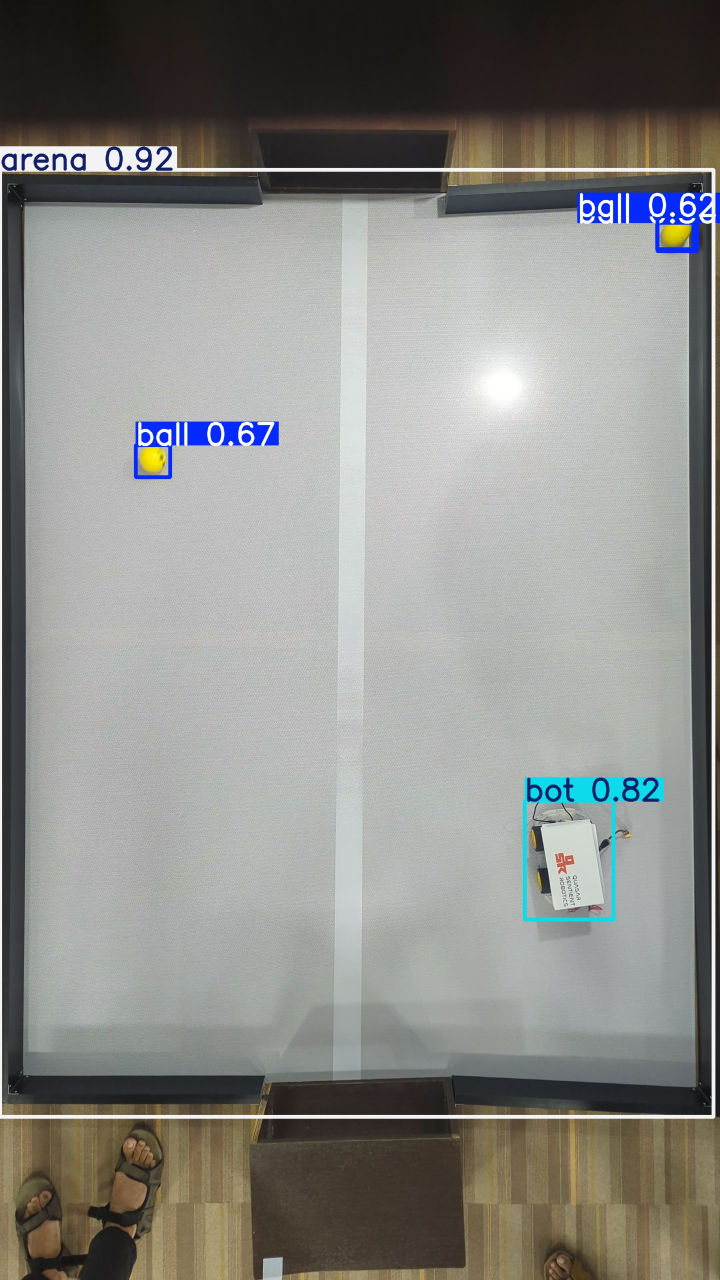
#> input picture utils/yolo/runs/detect/predict/frame_0042.jpg, 2160 x 3840 px, given in place of 20241023_162704.mp4, which was not available (shown at 1/3 size)
$ python video.py
#> lines starting #> are read from the running program, lines starting #| are printed output that depends on the picture; after the words box and inside, x2 and y2 are one past the last pixel; in counts of white or black regions, pixels touching at a corner belong together; pictures that were not available may be replaced by others from this repository, and a replacement may not be noted
### ball_detection_opencv/field_detection.py
import cv2
import numpy as np
import time
import sys

# Define the range for green color in HSV (adjust these values if needed)
lower_green = np.array([50, 0, 44])
upper_green = np.array([83, 220, 227])
lower_green = np.array([80,50,68])
upper_green= np.array([179 ,255, 255])

# Function to detect the largest greenish rectangle and find its corners
def detect_field(frame,lower_green=lower_green, upper_green=upper_green):
    # Convert the image to HSV color space
    hsv = cv2.cvtColor(frame, cv2.COLOR_BGR2HSV)

    # Threshold the HSV image to get only green colors
    mask = cv2.inRange(hsv, lower_green, upper_green)
    cv2.imshow("Mask", mask)
    cv2.waitKey(0)
    # Find contours in the mask
    contours, _ = cv2.findContours(mask, cv2.RETR_EXTERNAL, cv2.CHAIN_APPROX_SIMPLE)

    green_field = None
    max_area = 0

    # Loop over the contours to find the largest rectangular shape (the field)
    for contour in contours:
        # Approximate the contour to a polygon
        epsilon = 0.02 * cv2.arcLength(contour, True)
        approx = cv2.approxPolyDP(contour, epsilon, True)

        # If the contour has 4 corners and its area is larger than the current max area
        if len(approx) == 4:
            area = cv2.contourArea(approx)
            if area > max_area:
                max_area = area
                green_field = approx

    # If a largest rectangle is found, draw it and mark the corners
    return green_field


# [8 lines left out: function draw_field, not called in this run]

# [14 lines that do not run on import are left out]

### ball_detection_opencv/yellow_circle_detection.py
import cv2
import numpy as np

lower_yellow = np.array([22, 150, 140])
upper_yellow = np.array([33, 255, 255])
# Function to detect yellow circles in a frame or image
def detect_yellow_circle(frame
                         ,  corners, lower_yellow=lower_yellow, upper_yellow=upper_yellow):
    # Convert the image to HSV (hue, saturation, value) color space
    hsv = cv2.cvtColor(frame, cv2.COLOR_BGR2HSV)

    # Threshold the HSV image to get only yellow colors
    mask = cv2.inRange(hsv, lower_yellow, upper_yellow)
    kernel = np.ones((3, 3), np.uint8)
    erode = cv2.erode(mask,kernel)
    kernel = np.ones((1000, 1000), np.uint8)
    # dilate = cv2.dilate(erode,kernel)
    # Perform a bitwise AND to keep only the yellow parts of the image
    result = cv2.bitwise_and(frame, frame, mask=mask)
    return mask

    # Create a mask with the rectangular region defined by the four corners
    rect_mask = np.zeros(frame.shape[:2], dtype=np.uint8)
    points = np.array([corners], dtype=np.int32)  # Convert the corners to a NumPy array
    cv2.fillPoly(rect_mask, points, 255)  # Fill the polygon (rectangle) with white

    # Apply the rectangle mask to the yellow result
    result_masked = cv2.bitwise_and(result, result, mask=rect_mask)
    # Convert the result to grayscale for circle detection

    gray = cv2.cvtColor(result_masked, cv2.COLOR_BGR2GRAY)

    # Apply GaussianBlur to reduce noise
    blurred = cv2.GaussianBlur(gray, (9, 9), 2)
    # TODO configure
    # Detect circles using the Hough Circle Transform
    circles = cv2.HoughCircles(blurred, cv2.HOUGH_GRADIENT, dp=1.2, minDist=50,
                               param1=100, param2=30, minRadius=5, maxRadius=100)
    # If circles are detected, draw them on the frame (only inside the rectangle)
    if circles is not None:
        circles = np.round(circles[0, :]).astype("int")
        for (x, y, r) in circles:
            # Explicitly cast x and y to float for pointPolygonTest
            if cv2.pointPolygonTest(points, (float(x), float(y)), False) >= 0:
                # Draw the outer circle
                cv2.circle(frame, (x, y), r, (0, 255, 0), 4)
                # Draw the center of the circle
                cv2.circle(frame, (x, y), 2, (0, 0, 255), 3)

    return frame

# [21 lines that do not run on import are left out]
    #     cv2.destroyAllWindows()

### ball_detection_opencv/video.py
import cv2
from time import time
import numpy as np


from field_detection import detect_field, draw_field
from yellow_circle_detection import detect_yellow_circle

# Open the video file
video_path = 'Data/green_arena/20241023_162704.mp4'  # Replace with the path to your video file
cap = cv2.VideoCapture(video_path)

def resize_to_max_dimensions(current_width, current_height, max_width, max_height):
    aspect_ratio = current_width / current_height
    if current_width > max_width or current_height > max_height:
        if (max_width / aspect_ratio) <= max_height:
            new_width = max_width
            new_height = int(max_width / aspect_ratio)
        else:
            new_height = max_height
            new_width = int(max_height * aspect_ratio)
    else:
        new_width = current_width
        new_height = current_height

    return new_width, new_height


original_width = int(cap.get(cv2.CAP_PROP_FRAME_WIDTH))
original_height = int(cap.get(cv2.CAP_PROP_FRAME_HEIGHT))
desired_width, desired_height = resize_to_max_dimensions(original_width, original_height,1500,800)
print(desired_height,  desired_width)
# Check if the video opened successfully
if not cap.isOpened():
    print("Error: Could not open video.")
    exit()

while True:
    success, frame = cap.read()
#> frame is the input picture: shape (3840, 2160, 3); mean B, G, R 136, 139.7, 139.7
    # Break the loop if there are no frames left
    if not success:
        print("End of video.")
        break
    old_image = frame.copy()
    start_time = time()
    lower_green, upper_green = np.array([36, 0, 43]), np.array([[114, 129, 215]])
    green_field = detect_field(frame,lower_green, upper_green)
#> in detect_field, `hsv = cv2.cvtColor(frame, cv2.COLOR_BGR2HSV)`: hsv: shape (3840, 2160, 3); mean H, S, V 48.5, 29.5, 144.5
#> in detect_field, `mask = cv2.inRange(hsv, lower_green, upper_green)`:
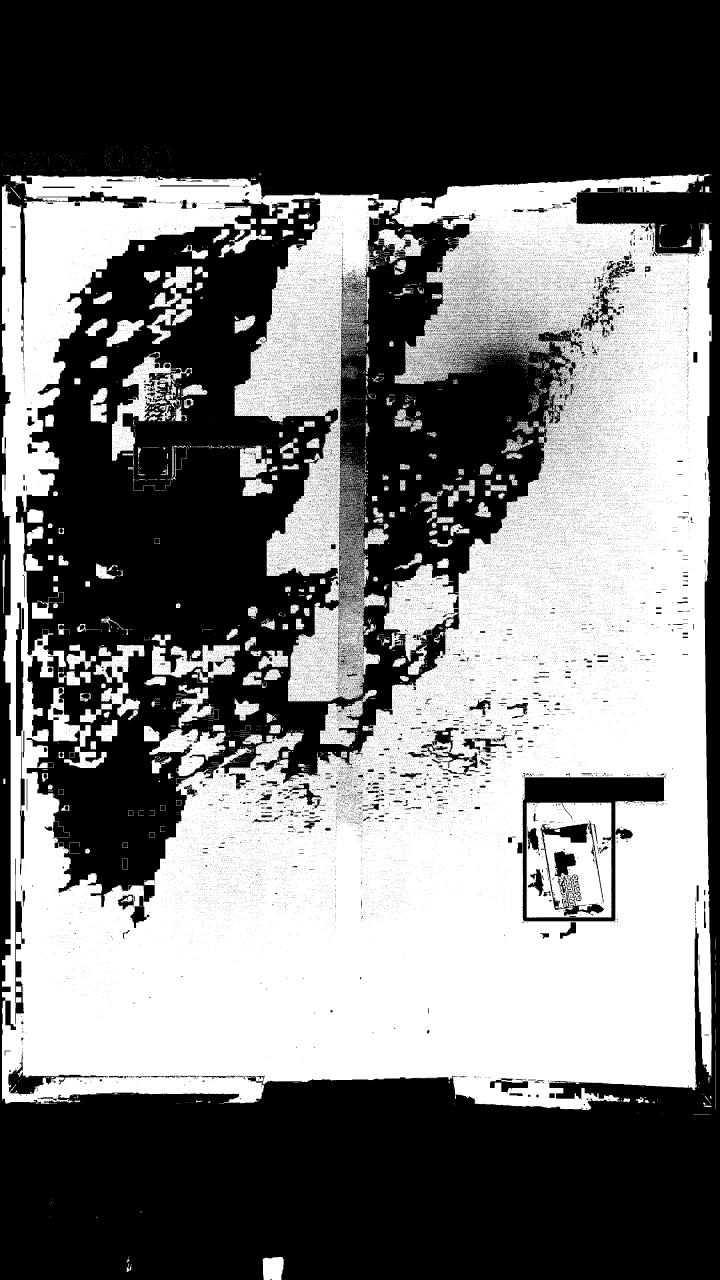
#> mask: shape (3840, 2160) (shown at 1/3 size); 45.9% white; 3321 white regions (2853 under 20 px)
#> in detect_field, `contours, _ = cv2.findContours(mask, cv2.RETR_EXTERNAL, cv2.CHAIN_APPR..`: contours = 3053 contours, 2777 with area under 20; largest, box (x1, y1, x2, y2) and area: (6, 522, 2135, 3330) 3814102, (336, 1056, 576, 1425) 22098, (456, 1935, 720, 2048) 15603, (448, 2187, 678, 2328) 14058, (240, 1935, 433, 2170) 13393
#> the loop in detect_field, `for contour in contours:` made 3053 passes
#> (epsilon, area, max_area, green_field) on pass 10: (5.25, 3581.5, 3581.5, [[846, 3771], [788, 3778], [791, 3839], [844, 3839]])
#> (epsilon, approx, area) on pass 60: (1.1, [[239, 3301], [224, 3302], [223, 3305], [239, 3305]], 54)
#> after the loop in detect_field, `for contour in contours:`: max_area = 3581.5
#> green_field = [[846, 3771], [788, 3778], [791, 3839], [844, 3839]]
    corners = green_field.reshape(4, 2)
#> corners has the same summary as green_field
    lower_yellow, upper_yellow =  np.array([ 22,  87 ,157]), np.array([ 46 ,245 ,255])
    frame = detect_yellow_circle(frame,corners,lower_yellow, upper_yellow)
#> in detect_yellow_circle, `mask = cv2.inRange(hsv, lower_yellow, upper_yellow)`:
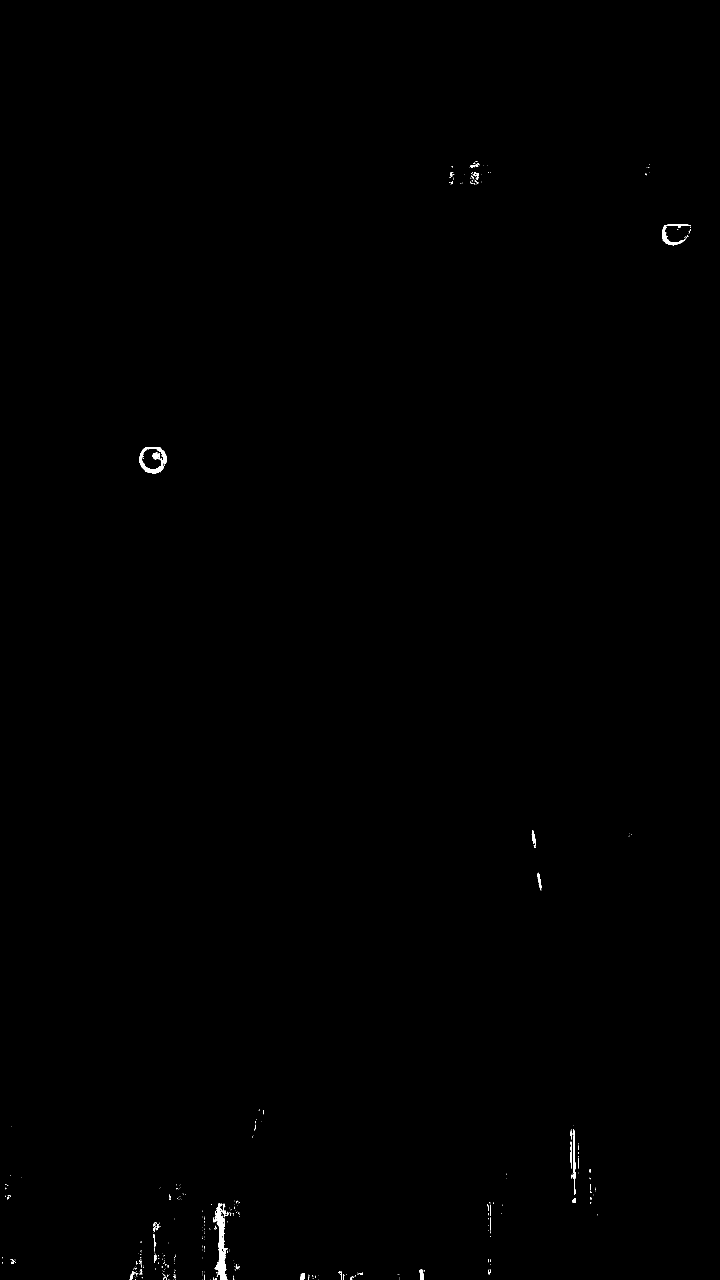
#> mask: shape (3840, 2160) (shown at 1/3 size); 0.15% white; 397 white regions (354 under 20 px), largest, box (x1, y1, x2, y2) and area: (640, 3610, 682, 3840) 3845, (418, 1342, 500, 1422) 2082, (1986, 674, 2073, 736) 1213
#> in detect_yellow_circle, `erode = cv2.erode(mask,kernel)`:
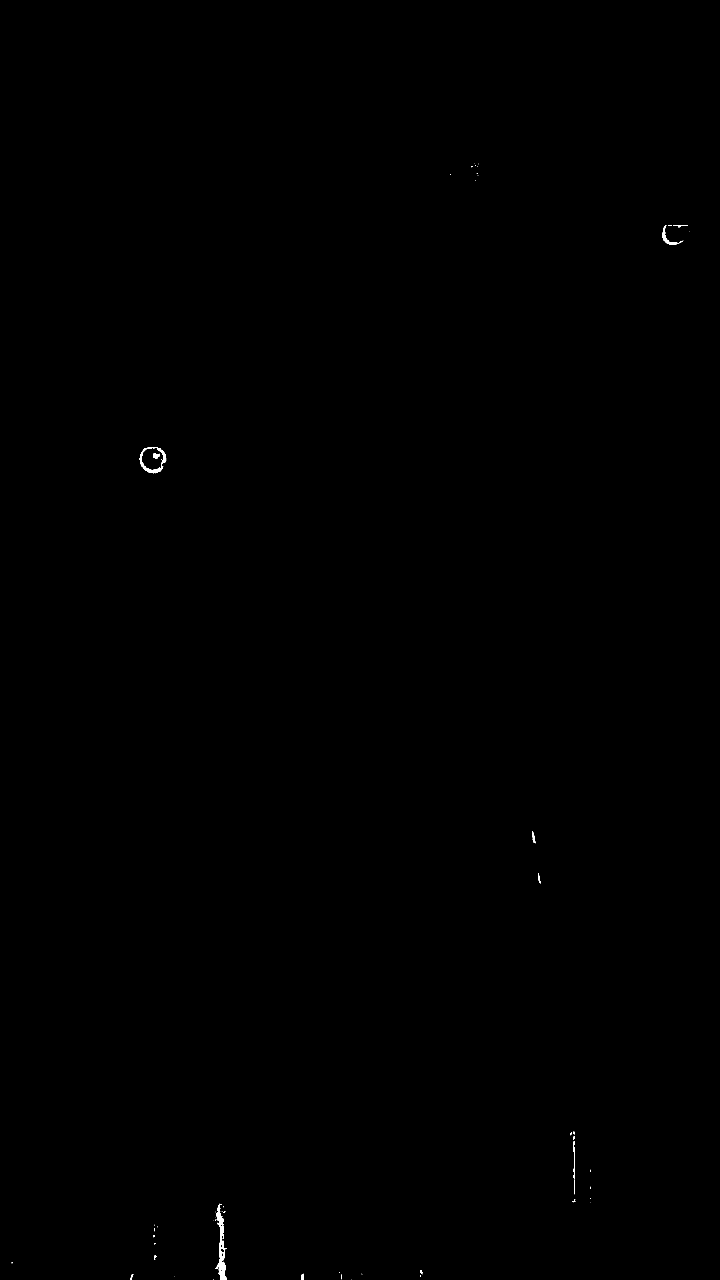
#> erode: shape (3840, 2160) (shown at 1/3 size); 0.08% white; 57 white regions (42 under 20 px), largest, box (x1, y1, x2, y2) and area: (646, 3611, 681, 3840) 2695, (419, 1343, 499, 1420) 1387, (1987, 676, 2050, 735) 629

#> (the run stopped early here; a loop or call above may not have finished)
